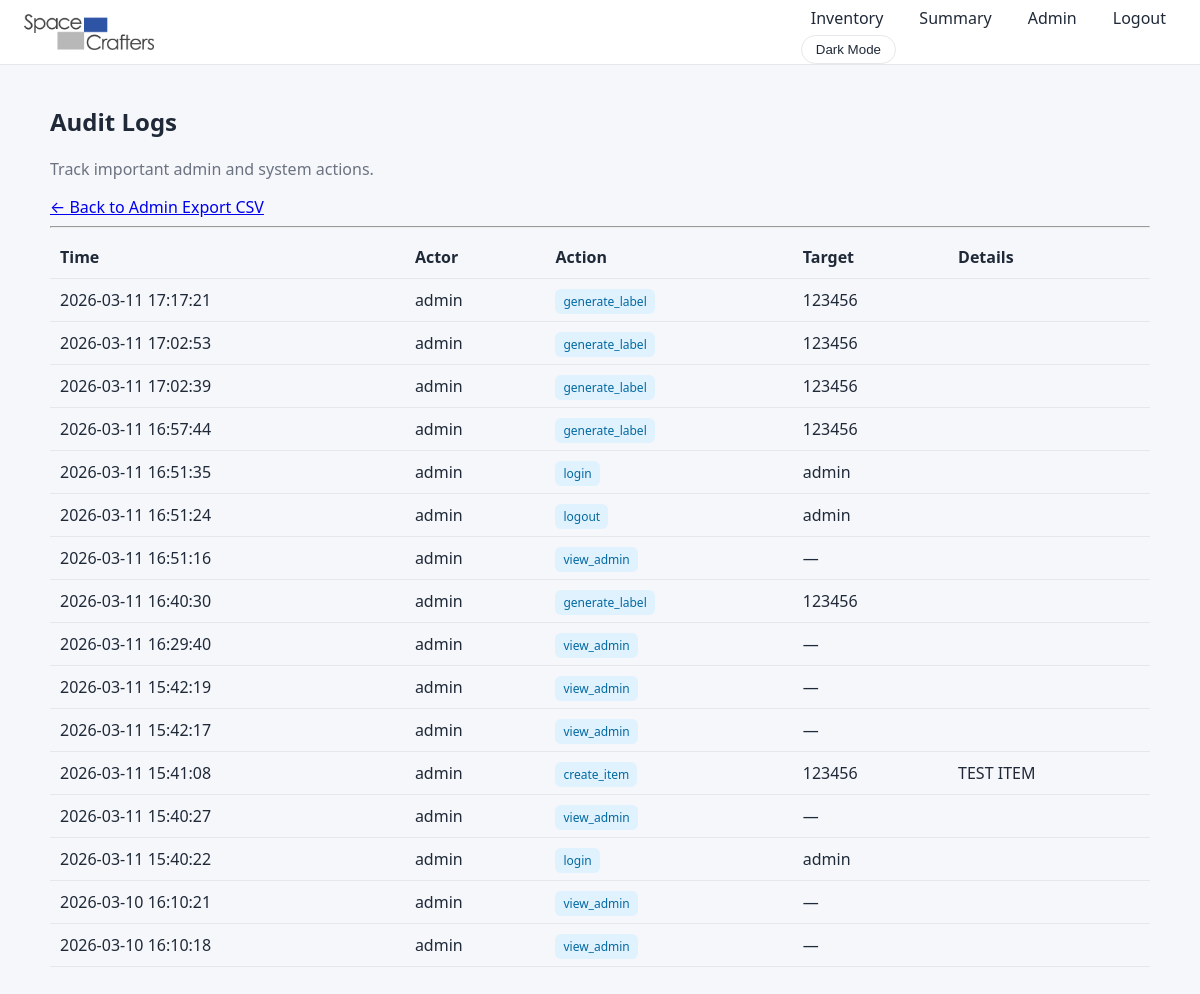
Before: /admin/logs (signed in) with the older database file.
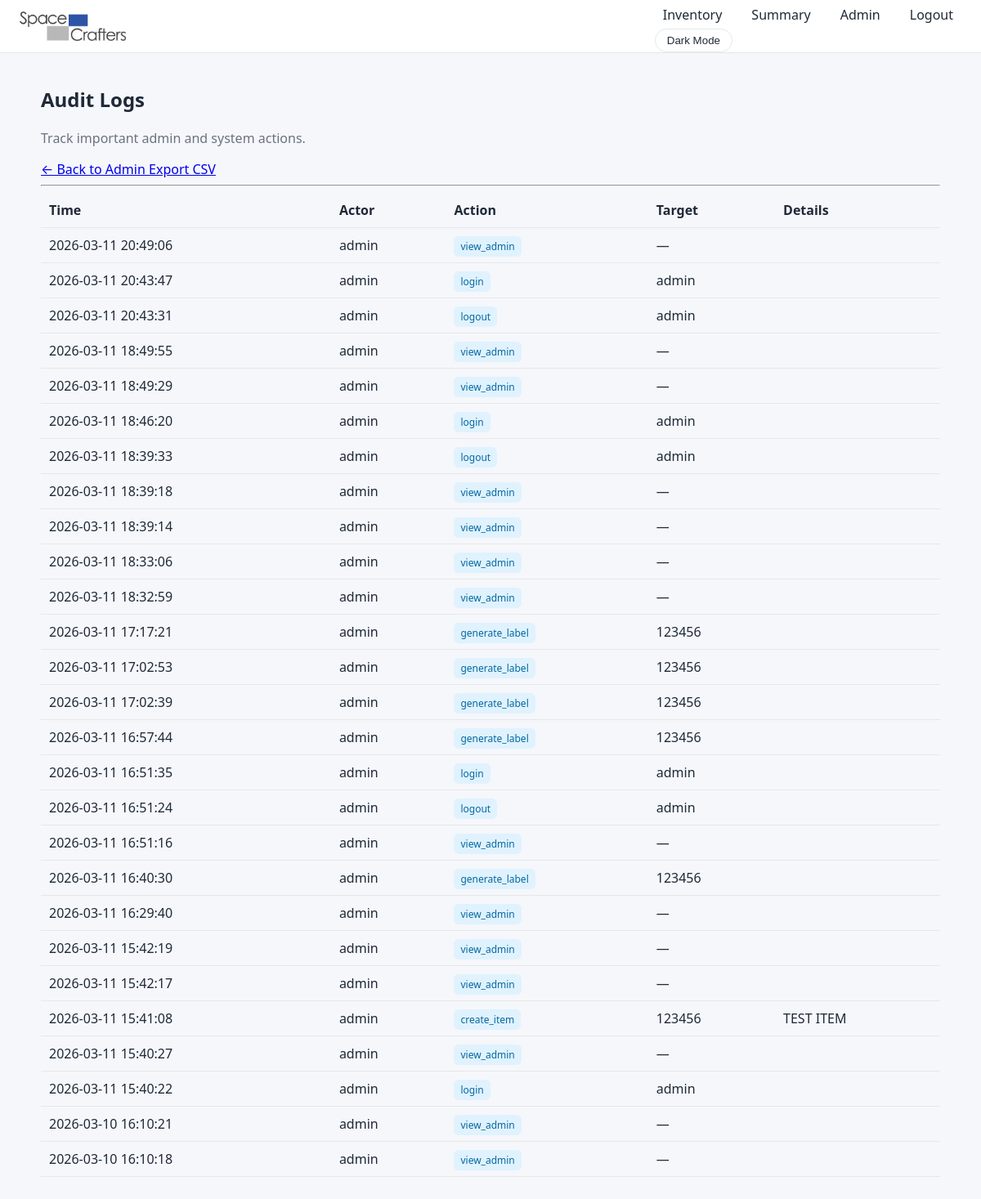
After: the same page with the newer database file.
### models.py (models this page shows)
class AuditLog(db.Model):
    __tablename__ = "audit_logs"
    id = db.Column(db.Integer, primary_key=True)
    actor_id = db.Column(
        db.Integer,
        db.ForeignKey("users.id"),
        nullable=True,
    )
    action = db.Column(db.String(200), nullable=False)
    target = db.Column(db.String(200))
    details = db.Column(db.Text)
    created_at = db.Column(
        db.DateTime,
        default=lambda: datetime.now(timezone.utc),
    )
    actor = db.relationship("User", back_populates="audit_logs")

class User(db.Model, UserMixin):
    __tablename__ = "users"
    id = db.Column(db.Integer, primary_key=True)
    username = db.Column(db.String(150), unique=True, nullable=False)
    password = db.Column(db.String(200), nullable=False)
    is_admin = db.Column(db.Boolean, default=False)
    audit_logs = db.relationship(
        "AuditLog",
        back_populates="actor",
        cascade="all, delete-orphan",
    )
    @property
    def is_active(self):
        return True

### app.py (the view)
@app.route("/admin/logs")
@login_required
@admin_required
def view_audit_logs():
    logs = AuditLog.query.order_by(AuditLog.id.desc()).limit(200).all()
    return render_template("audit_logs.html", logs=logs)

### app.py (called while the page is built)
@login_manager.user_loader
def load_user(user_id):
    return db.session.get(User, int(user_id))

def admin_required(view):
    @wraps(view)
    def wrapped(*args, **kwargs):
        if not current_user.is_authenticated or not current_user.is_admin:
            abort(403)
        return view(*args, **kwargs)
    return wrapped

### templates/audit_logs.html (shortened to what this page needs)
{% extends "base.html" %}
{% block content %}
<h2>Audit Logs</h2>
<p class="muted-text">
  Track important admin and system actions.
</p>
<a href="{{ url_for('admin') }}"
   class="btn btn-outline btn-sm">
  ← Back to Admin
</a>
<a href="{{ url_for('export_audit_logs') }}"
   class="btn btn-primary btn-sm">
  Export CSV
</a>
<hr class="soft-divider">
{% if logs %}
<table class="summary-table">
  <thead>
    <tr>
      <th>Time</th>
      <th>Actor</th>
      <th>Action</th>
      <th>Target</th>
      <th>Details</th>
    </tr>
  </thead>
  <tbody>
    {% for log in logs %}
    <tr>
      <td>
        {{ log.created_at.strftime("%Y-%m-%d %H:%M:%S") }}
      </td>
      <td>
        {% if log.actor %}
          {{ log.actor.username }}
        {% else %}
          <em class="muted-text">System</em>
        {% endif %}
      </td>
      <td>
        <span class="badge badge-log">
          {{ log.action }}
        </span>
      </td>
      <td>
        {{ log.target or "—" }}
      </td>
      <td class="log-details">
        {{ log.details or "" }}
      </td>
    </tr>
    {% endfor %}
  </tbody>
</table>
{% else %}
<p class="muted-text">
  No audit logs recorded yet.
</p>
{% endif %}
{% endblock %}

### templates/base.html (shortened to what this page needs)
<!DOCTYPE html>
<html lang="en">
<head>
    <link rel="stylesheet" href="{{ url_for('static', filename='style.css') }}">
</head>
<body>
<header class="header">
    <div class="nav-left">
        <img
            src="{{ url_for('static', filename='logo.png') }}"
            class="logo-img"
            alt="App logo"
        >
    </div>
    <div class="nav-right">
        <nav class="nav-links">
            {% if current_user.is_authenticated %}
                <a href="/" class="nav-link">Inventory</a>
                <a href="/summary" class="nav-link">Summary</a>
                {% if current_user.is_admin %}
                    <a href="/admin" class="nav-link">Admin</a>
                {% endif %}
                <a href="/logout" class="nav-link">Logout</a>
            {% else %}
                <a href="/login" class="nav-link">Login</a>
            {% endif %}
        </nav>
        <button id="darkToggle" class="dark-toggle">
        </button>
    </div>
</header>
<main class="page">
    {% block content %}{% endblock %}
</main>
</body>
</html>

### static/style.css (style rules this page uses)
:root { --blue: #2563eb; --blue-hover: #1d4ed8; --bg: #f5f7fb; --card: #ffffff; --border: #e5e7eb; --text: #1f2937; --muted: #6b7280; }
body { margin: 0; font-family: system-ui, -apple-system, sans-serif; background: var(--bg); color: var(--text); }
img { max-width: 100%; display: block; }
.header { position: sticky; top: 0; height: 64px; background: var(--card); border-bottom: 1px solid var(--border); display: flex; justify-content: space-between; align-items: center; padding: 0 24px; z-index: 10; }
.nav-links { display: flex; gap: 16px; align-items: center; }
.nav-link { text-decoration: none; color: var(--text); font-weight: 500; padding: 6px 10px; border-radius: 8px; }
.dark-toggle { border: 1px solid var(--border); background: transparent; padding: 6px 14px; border-radius: 999px; cursor: pointer; color: var(--text); }
.logo-img { height: 36px; width: auto; object-fit: contain; }
.page { max-width: 1100px; margin: 40px auto; padding: 0 20px; }
.summary-table { width: 100%; border-collapse: collapse; }
.summary-table th, .summary-table td { padding: 10px; border-bottom: 1px solid var(--border); text-align: left; }
.badge-log { background: #e0f2fe; color: #0369a1; padding: 4px 8px; border-radius: 6px; font-size: 12px; }
.muted-text { color: var(--muted); }

Changed rows visible on the page:
added AuditLog: created_at "2026-03-11 20:49:06", actor.username "admin", action "view_admin", target "—"
added AuditLog: created_at "2026-03-11 20:43:47", actor.username "admin", action "login", target "admin"
added AuditLog: created_at "2026-03-11 20:43:31", actor.username "admin", action "logout", target "admin"
added AuditLog: created_at "2026-03-11 18:49:55", actor.username "admin", action "view_admin", target "—"
added AuditLog: created_at "2026-03-11 18:49:29", actor.username "admin", action "view_admin", target "—"
added AuditLog: created_at "2026-03-11 18:46:20", actor.username "admin", action "login", target "admin"
added AuditLog: created_at "2026-03-11 18:39:33", actor.username "admin", action "logout", target "admin"
added AuditLog: created_at "2026-03-11 18:39:18", actor.username "admin", action "view_admin", target "—"
added AuditLog: created_at "2026-03-11 18:39:14", actor.username "admin", action "view_admin", target "—"
added AuditLog: created_at "2026-03-11 18:33:06", actor.username "admin", action "view_admin", target "—"
added AuditLog: created_at "2026-03-11 18:32:59", actor.username "admin", action "view_admin", target "—"
